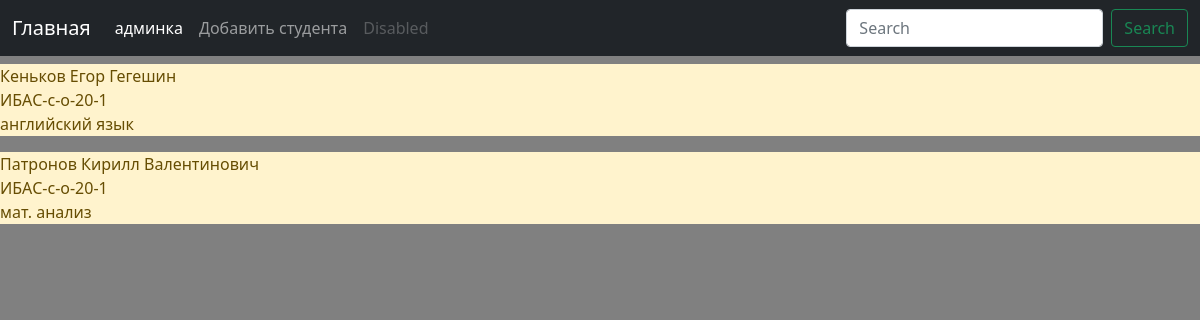
The page / on the database its author committed.
### polls/models.py (models this page shows, shortened)
class Task(models.Model):
    title = models.CharField('ФИО', max_length=50)
    task = models.CharField('Группа', max_length=50)
    task2 = models.CharField('Задолженность', max_length=50, blank=True)
    class Meta:
        verbose_name = 'Студент'
        verbose_name_plural = 'Студенты'

### polls/views.py (the view)
# urls.py: path('', views.index, name='home'),
def index(request):
    tasks = Task.objects.all()
    return render(request, 'mysite/index.html', {'title': 'Главная страница сайта', 'tasks': tasks})

### templates/mysite/index.html (shortened to what this page needs)
<!doctype html>
<html lang="ru">
<head>
    <link rel="stylesheet" href="https://cdn.jsdelivr.net/npm/bootstrap@5.0.1/dist/css/bootstrap.min.css"
</head>
<body>
<nav class="navbar navbar-expand-md navbar-dark fixed-top bg-dark">
<div class="container-fluid">
  <a class="navbar-brand" href="{%url 'home' %}">Главная</a>
  <div class="collapse navbar-collapse" id="navbarCollapse">
    <ul class="navbar-nav me-auto mb-2 mb-md-0">
      <li class="nav-item">
        <a class="nav-link active" aria-current="page" href="{% url 'admin:index' %}">админка</a>
      </li>
      <li class="nav-item">
        <a class="nav-link" href="{% url 'create' %}">Добавить студента</a>
      </li>
      <li class="nav-item">
        <a class="nav-link disabled" href="#" tabindex="-1" aria-disabled="true">Disabled</a>
      </li>
    </ul>
    <form class="d-flex">
      <input class="form-control me-2" type="search" placeholder="Search" aria-label="Search">
      <button class="btn btn-outline-success" type="submit">Search</button>
    </form>
  </div>
</div>
</nav>
<br>
<br>
    {% if tasks %}
    <p>{% for el in tasks %}
    <div class="'alert alert-warning mt-2"
         <h3>{{el.title}}</h3>
        <p>{{el.task}}<br>
        {{el.task2}}</p>
    </div>
    {%endfor%}</p>
    {% else %}
        <p>Задолженности отсутствуют</p>
    {% endif %}
</body>
</html>

### templates/mysite/index.html (style rules this page uses)
body { background-color:#808080 }

### rows shown on the page
Task: title "Кеньков Егор Гегешин", task "ИБАС-с-о-20-1", task2 "английский язык"
Task: title "Патронов Кирилл Валентинович", task "ИБАС-с-о-20-1", task2 "мат. анализ"
